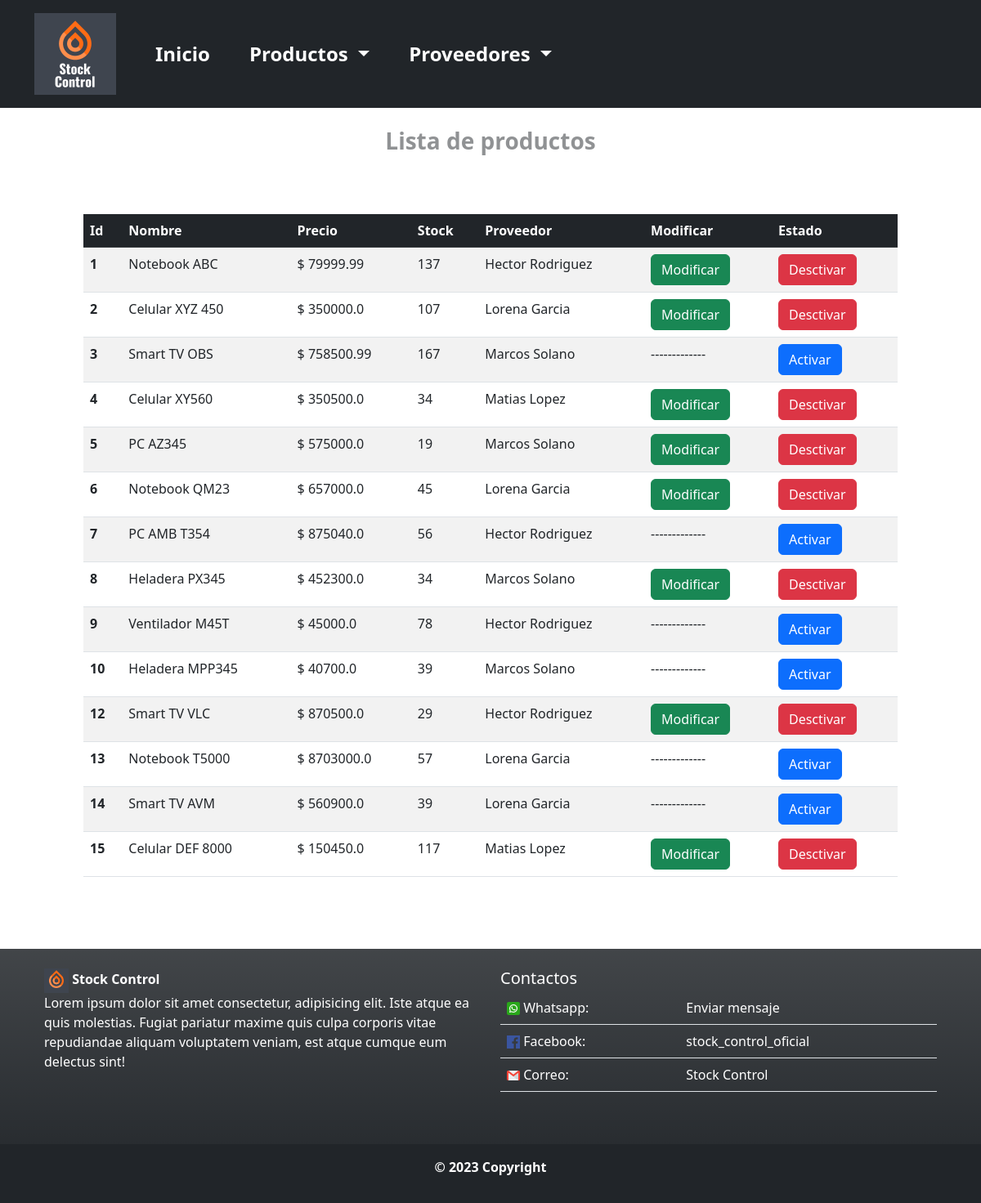
/productos/, run on the app's committed database.
### compra/models.py (models this page shows, shortened)
class Producto(models.Model):
    nombre = models.CharField(max_length=30)
    precio = models.FloatField(default=0.0)
    stock_actual = models.IntegerField(default=0)
    proveedor = models.ForeignKey(
        Proveedor,
        related_name="productos",
        on_delete=models.CASCADE
    )
    activo = models.BooleanField(default=True)

class Proveedor(models.Model):
    nombre = models.CharField(max_length=30)
    apellido = models.CharField(max_length=50)
    dni = models.IntegerField(default=0)
    def __str__(self):
        return f"{self.nombre} {self.apellido}"

### compra/views.py (the view)
# urls.py: path("productos/", views.listado_productos, name="productos"),
def listado_productos(request):
    listado_productos = Producto.objects.all()
    context = {"listado_productos": listado_productos}
    return render(
        request,
        "compra/listado_productos.html",
        context
    )

### compra/templates/compra/listado_productos.html (shortened to what this page needs)
{% extends "compra/base.html" %}
{% block content %}
    <h3 class="pb-3 d-flex justify-content-center fw-bold text-body-tertiary">Lista de productos</h3>
    <div class="p-5">
        <table class="table table-striped">
            <thead class="table-dark">
                <tr>
                    <th scope="col">Id</th>
                    <th scope="col">Nombre</th>
                    <th scope="col">Precio</th>
                    <th scope="col">Stock</th>
                    <th scope="col">Proveedor</th>
                    <th scope="col">Modificar</th>
                    <th scope="col">Estado</th>
                </tr>
            </thead>
            <tbody>
                {% for producto in listado_productos %}
                <tr>
                    <th scope="col">{{producto.id}}</th>
                    <td>{{producto.nombre}}</td>
                    <td>$ {{producto.precio}}</td>
                    <td>{{producto.stock_actual}}</td>
                    <td>{{producto.proveedor}}</td>
                    <td>
                        {% if producto.activo %}
                            <a href="{% url 'modificar_producto' producto.id %}" class="btn btn-success">Modificar</a>
                        {% else %}
                            -------------
                        {% endif %}
                    </td>
                    <td>
                        {% if producto.activo %}
                            <a href="{% url 'desactivar_producto' producto.id %}" class="btn btn-danger">Desctivar</a>
                        {% else %}
                            <a href="{% url 'activar_producto' producto.id %}" class="btn btn-primary">Activar</a>
                        {% endif %}
                    </td>
                </tr>
            {% endfor %}
            </tbody>
        </table>
    </div>
{% endblock %}

### compra/templates/compra/base.html (shortened to what this page needs)
{% load static %}
<!DOCTYPE html>
<html lang="en">
<head>
    <link  rel="stylesheet" href="{% static 'css/bootstrap.min.css' %}">
</head>
<body>
    <header class="p-3 bg-dark">
        <div class="container">
            <div class="d-flex flex-wrap align-items-center justify-content-center justify-content-lg-start">
              <a href="{% url 'inicio' %}" class="d-flex align-items-center mb-2 mb-lg-0 text-white text-decoration-none">
                  <img src="{% static 'imagenes/logo.png' %}" alt="logo_stock_control" width="100">
              </a>
              <a href="{% url 'inicio' %}" class="nav-link fw-bold text-white ps-5 fs-4">Inicio</a>
              <div class="dropdown ps-5">
                <span class="dropdown-toggle fw-bold text-white fs-4" type="button" data-bs-toggle="dropdown" aria-expanded="false">
                  Productos
                </span>
              </div>
              <div class="dropdown ps-5">
                <span class="dropdown-toggle fw-bold text-white fs-4" type="button" data-bs-toggle="dropdown" aria-expanded="false">
                  Proveedores
                </span>
              </div>
            </div>
        </div>
    </header>
    <main class=" container p-4">
        {% block content %}{% endblock %}
    </main>
    <footer class="bg-dark bg-gradient text-white">
        <div class="container p-4">
          <div class="row">
            <div class="col-lg-6 col-md-12 mb-4">
                <a href="{% url 'inicio' %}"  class="text-white fw-bold text-decoration-none">
                    <img src="{% static 'imagenes/logo2.png' %}" alt="logo_stock_control" width="30">
                    Stock Control
                </a>
              <p>
                Lorem ipsum dolor sit amet consectetur, adipisicing elit. Iste atque ea quis
                molestias. Fugiat pariatur maxime quis culpa corporis vitae repudiandae aliquam
                voluptatem veniam, est atque cumque eum delectus sint!
              </p>
            </div>
            <div class="col-lg-6 col-md-12 mb-4">
              <h5 class="mb-1">Contactos</h5>
              <table class="table text-white">
                <tbody>
                  <tr>
                    <td>
                      <img src="{% static 'imagenes/whatsapp.png' %}" alt="whatsapp">
                      Whatsapp:
                    </td>
                    <td>
                      <a href="https://api.whatsapp.com/send?phone=540303456&text=Hola,%20¿cómo%20estás?" class="text-white text-decoration-none">Enviar mensaje</a>
                    </td>
                  </tr>
                  <tr>
                    <td>
                      <img src="{% static 'imagenes/facebook.png' %}" alt="facebook">
                      Facebook:
                    </td>
                    <td>
                      <a href="https://facebook.com" class="text-white text-decoration-none">stock_control_oficial</a>
                    </td>
                  </tr>
                  <tr>
                    <td>
                      <img src="{% static 'imagenes/gmail.png' %}" alt="gmail">
                      Correo:
                    </td>
                    <td>
                      <a href="mailto:stock_control@gmail.com" class="text-white text-decoration-none">Stock Control</a>
                    </td>
                  </tr>
                </tbody>
              </table>
            </div>
          </div>
        </div>
        <div class="text-center text-white fw-bold bg-dark p-3" style="background-color: rgba(0, 0, 0, 0.2);">
            <p>© 2023 Copyright</p>
        </div>
    </footer>
</body>
</html>

### data on the page
Producto: id "1", nombre "Notebook ABC", precio "79999.99", stock_actual "137", proveedor "Hector Rodriguez", activo "Modificar"
Producto: id "2", nombre "Celular XYZ 450", precio "350000.0", stock_actual "107", proveedor "Lorena Garcia", activo "Modificar"
Producto: id "3", nombre "Smart TV OBS", precio "758500.99", stock_actual "167", proveedor "Marcos Solano", activo "Activar"
Producto: id "4", nombre "Celular XY560", precio "350500.0", stock_actual "34", proveedor "Matias Lopez", activo "Modificar"
Producto: id "5", nombre "PC AZ345", precio "575000.0", stock_actual "19", proveedor "Marcos Solano", activo "Modificar"
Producto: id "6", nombre "Notebook QM23", precio "657000.0", stock_actual "45", proveedor "Lorena Garcia", activo "Modificar"
Producto: id "7", nombre "PC AMB T354", precio "875040.0", stock_actual "56", proveedor "Hector Rodriguez", activo "Activar"
Producto: id "8", nombre "Heladera PX345", precio "452300.0", stock_actual "34", proveedor "Marcos Solano", activo "Modificar"
Producto: id "9", nombre "Ventilador M45T", precio "45000.0", stock_actual "78", proveedor "Hector Rodriguez", activo "Activar"
Producto: id "10", nombre "Heladera MPP345", precio "40700.0", stock_actual "39", proveedor "Marcos Solano", activo "Activar"
Producto: id "12", nombre "Smart TV VLC", precio "870500.0", stock_actual "29", proveedor "Hector Rodriguez", activo "Modificar"
Producto: id "13", nombre "Notebook T5000", precio "8703000.0", stock_actual "57", proveedor "Lorena Garcia", activo "Activar"
Producto: id "14", nombre "Smart TV AVM", precio "560900.0", stock_actual "39", proveedor "Lorena Garcia", activo "Activar"
Producto: id "15", nombre "Celular DEF 8000", precio "150450.0", stock_actual "117", proveedor "Matias Lopez", activo "Modificar"
